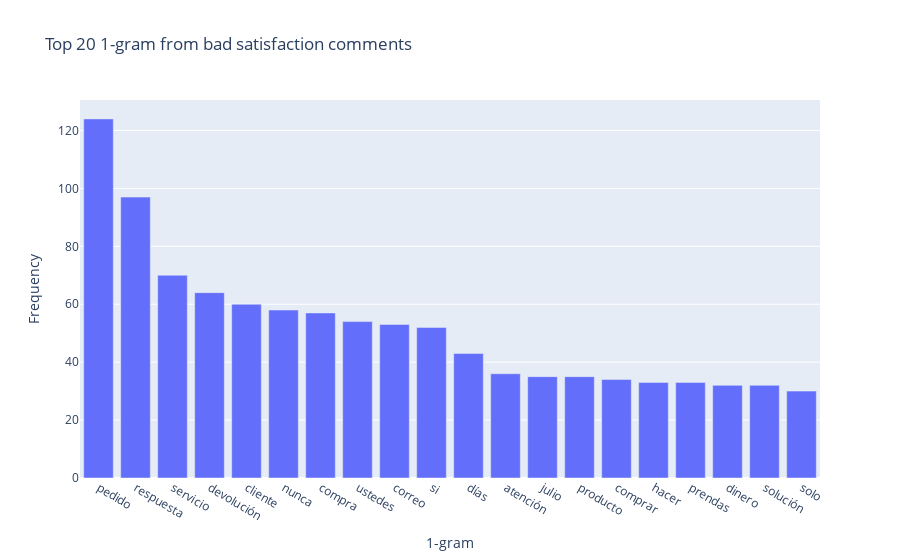
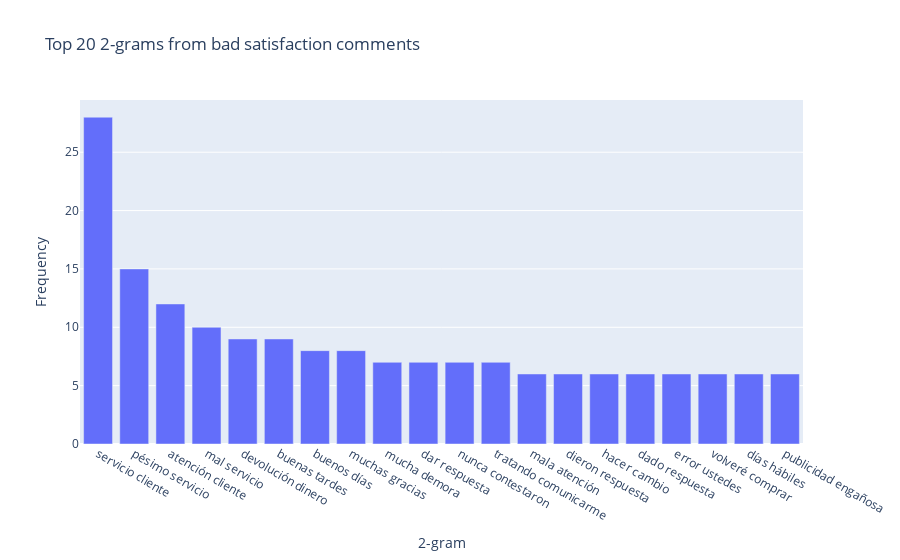
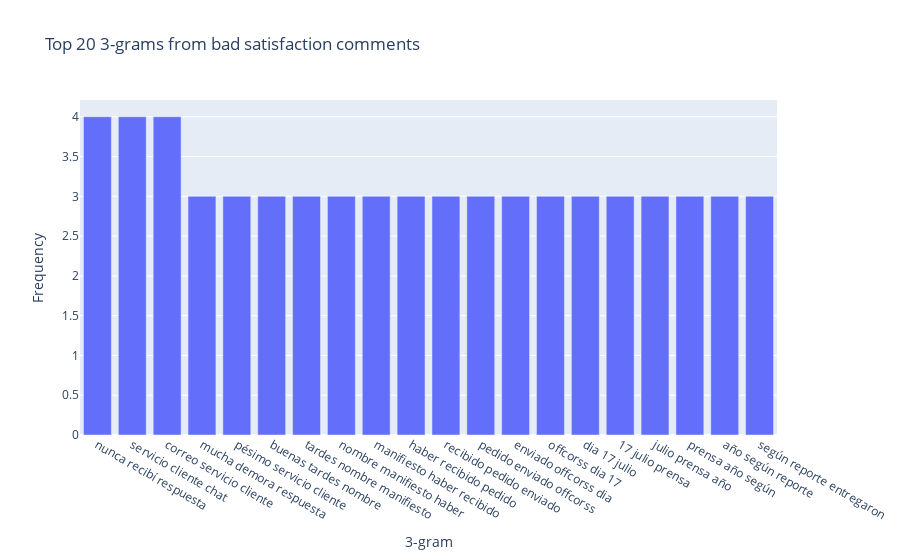

Notebook cell for these charts, in order:
### Code cell
# Use the get_top_n_words function from data_exploring_functions (Natesh function) to get the most frequent n-grams
# 1- gram for satisfaction_bad
common_words = get_top_n_words(satisfaction_bad, 20,1)
grams_df['word_satbad_1gram'] = [tuple_word[0] for tuple_word in common_words]
grams_df['freq_satbad_1gram'] = [tuple_word[1] for tuple_word in common_words]
fig =  px.bar(grams_df, x = 'word_satbad_1gram', y ='freq_satbad_1gram', title='Top 20 1-gram from bad satisfaction comments', 
             labels={'freq_satbad_1gram':'Frequency', 'word_satbad_1gram':'1-gram'})
fig.show()

# 2- gram for satisfaction_bad
common_words = get_top_n_words(satisfaction_bad, 20,2)
grams_df['word_satbad_2gram'] = [tuple_word[0] for tuple_word in common_words]
grams_df['freq_satbad_2gram'] = [tuple_word[1] for tuple_word in common_words]
fig =  px.bar(grams_df, x = 'word_satbad_2gram', y ='freq_satbad_2gram', title='Top 20 2-grams from bad satisfaction comments', 
             labels={'freq_satbad_2gram':'Frequency', 'word_satbad_2gram':'2-gram'})
fig.show()

# 3- gram for satisfaction_bad
common_words = get_top_n_words(satisfaction_bad, 20,3)
grams_df['word_satbad_3gram'] = [tuple_word[0] for tuple_word in common_words]
grams_df['freq_satbad_3gram'] = [tuple_word[1] for tuple_word in common_words]
fig =  px.bar(grams_df, x = 'word_satbad_3gram', y ='freq_satbad_3gram', title='Top 20 3-grams from bad satisfaction comments', 
             labels={'freq_satbad_3gram':'Frequency', 'word_satbad_3gram':'3-gram'})
fig.show()

### Figure 1 — Plotly figure (JSON) as saved in the notebook; plotly's stock layout.template omitted (floating-point values rounded to 4 significant figures)
{"data": [{"alignmentgroup": "True", "hovertemplate": "1-gram=%{x}<br>Frequency=%{y}<extra></extra>", "legendgroup": "", "marker": {"color": "#636efa"}, "name": "", "offsetgroup": "", "orientation": "v", "showlegend": false, "textposition": "auto", "type": "bar", "x": ["pedido", "respuesta", "servicio", "devolución", "cliente", "nunca", "compra", "ustedes", "correo", "si", "días", "atención", "julio", "producto", "comprar", "hacer", "prendas", "dinero", "solución", "solo"], "xaxis": "x", "y": [124, 97, 70, 64, 60, 58, 57, 54, 53, 52, 43, 36, 35, 35, 34, 33, 33, 32, 32, 30], "yaxis": "y"}], "layout": {"barmode": "relative", "legend": {"tracegroupgap": 0}, "title": {"text": "Top 20 1-gram from bad satisfaction comments"}, "xaxis": {"anchor": "y", "domain": [0, 1], "title": {"text": "1-gram"}}, "yaxis": {"anchor": "x", "domain": [0, 1], "title": {"text": "Frequency"}}}}

### Figure 2 — Plotly figure (JSON) as saved in the notebook; plotly's stock layout.template omitted (floating-point values rounded to 4 significant figures)
{"data": [{"alignmentgroup": "True", "hovertemplate": "2-gram=%{x}<br>Frequency=%{y}<extra></extra>", "legendgroup": "", "marker": {"color": "#636efa"}, "name": "", "offsetgroup": "", "orientation": "v", "showlegend": false, "textposition": "auto", "type": "bar", "x": ["servicio cliente", "pésimo servicio", "atención cliente", "mal servicio", "devolución dinero", "buenas tardes", "buenos días", "muchas gracias", "mucha demora", "dar respuesta", "nunca contestaron", "tratando comunicarme", "mala atención", "dieron respuesta", "hacer cambio", "dado respuesta", "error ustedes", "volveré comprar", "días hábiles", "publicidad engañosa"], "xaxis": "x", "y": [28, 15, 12, 10, 9, 9, 8, 8, 7, 7, 7, 7, 6, 6, 6, 6, 6, 6, 6, 6], "yaxis": "y"}], "layout": {"barmode": "relative", "legend": {"tracegroupgap": 0}, "title": {"text": "Top 20 2-grams from bad satisfaction comments"}, "xaxis": {"anchor": "y", "domain": [0, 1], "title": {"text": "2-gram"}}, "yaxis": {"anchor": "x", "domain": [0, 1], "title": {"text": "Frequency"}}}}

### Figure 3 — Plotly figure (JSON) as saved in the notebook; plotly's stock layout.template omitted (floating-point values rounded to 4 significant figures)
{"data": [{"alignmentgroup": "True", "hovertemplate": "3-gram=%{x}<br>Frequency=%{y}<extra></extra>", "legendgroup": "", "marker": {"color": "#636efa"}, "name": "", "offsetgroup": "", "orientation": "v", "showlegend": false, "textposition": "auto", "type": "bar", "x": ["nunca recibí respuesta", "servicio cliente chat", "correo servicio cliente", "mucha demora respuesta", "pésimo servicio cliente", "buenas tardes nombre", "tardes nombre manifiesto", "nombre manifiesto haber", "manifiesto haber recibido", "haber recibido pedido", "recibido pedido enviado", "pedido enviado offcorss", "enviado offcorss dia", "offcorss dia 17", "dia 17 julio", "17 julio prensa", "julio prensa año", "prensa año según", "año según reporte", "según reporte entregaron"], "xaxis": "x", "y": [4, 4, 4, 3, 3, 3, 3, 3, 3, 3, 3, 3, 3, 3, 3, 3, 3, 3, 3, 3], "yaxis": "y"}], "layout": {"barmode": "relative", "legend": {"tracegroupgap": 0}, "title": {"text": "Top 20 3-grams from bad satisfaction comments"}, "xaxis": {"anchor": "y", "domain": [0, 1], "title": {"text": "3-gram"}}, "yaxis": {"anchor": "x", "domain": [0, 1], "title": {"text": "Frequency"}}}}
